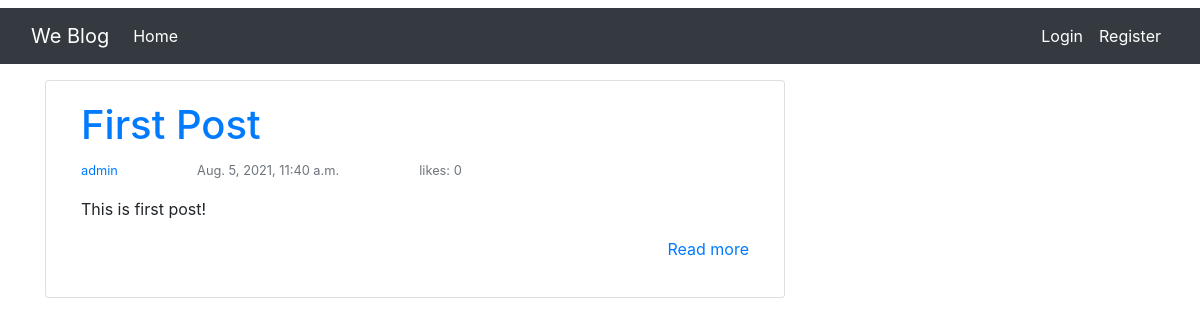
Before: /blog/post/ with the older database file.
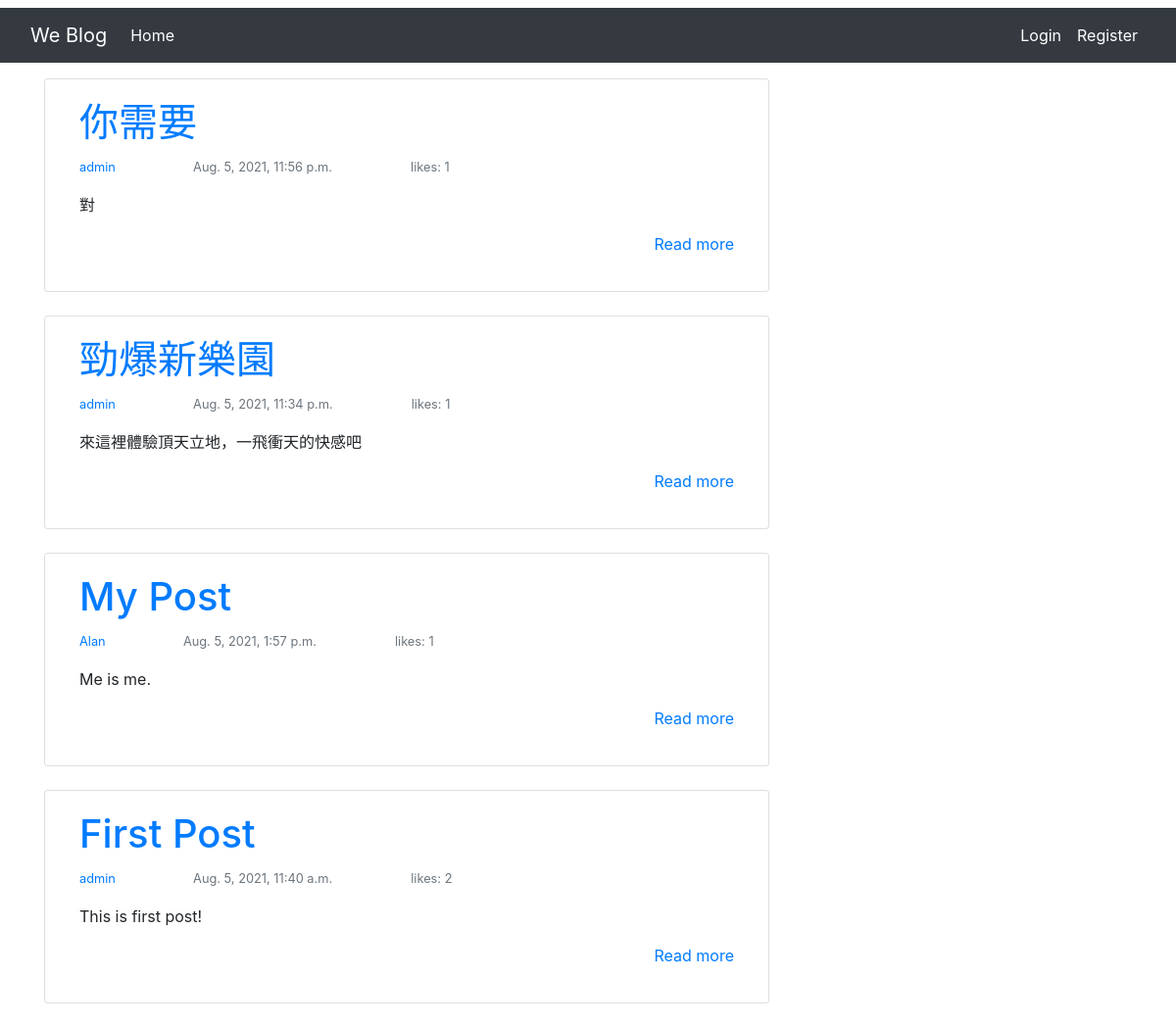
After: the same page with the newer database file.
### post/models.py (models this page shows, shortened)
class Post(models.Model):
    title = models.CharField(max_length=50, unique=True)
    uuid = models.UUIDField(default=uuid.uuid4, editable=False, unique=True)
    author = models.ForeignKey(
        User, on_delete=models.CASCADE, related_name="blog_posts"
    )
    updated_date = models.DateTimeField(auto_now=True)
    content = models.TextField()
    created_date = models.DateTimeField(auto_now_add=True)
    status = models.IntegerField(choices=STATUS, default=0)
    likes = models.ManyToManyField(User, related_name="blog_likes")
    class Meta:
        ordering = ["-created_date"]

### post/views.py (the view)
# urls.py: path("", PostListView.as_view(), name="post-list"),
class PostListView(ListView):
    template_name = "post/post_list.html"
    queryset = Post.objects.all()

### templates/post/post_list.html (shortened to what this page needs)
{% extends "base.html" %}
{% block content %}
    {% for post in post_list %}
        <div class="col-md-8 card mb-4  mt-3 left  top">
            <div class="card-body">
            <h1><a href="{% url 'post-detail' post.pk %}">{{ post.title }}</a></h1>
            <p class="text-muted">
                <small>
                    <a href="{% url 'user-profile' post.author.pk %}">{{ post.author }}</a>
                </small>
                <small style="margin-left: 2cm">{{ post.created_date }}</small>
                <small style="margin-left: 2cm">likes: {{ post.likes.all.count }}</small>
            </p>
            <p class="card-text">
                {{ post.content | slice:":100" | safe }}
            </p>
            <p style="text-align: right;">
                <a href="{% url 'post-detail' post.pk %}">Read more</a>
            </p>
            </div>
        </div>
    {% endfor %}
{% endblock %}

Changed rows visible on the page:
added Post: title "你需要", author "admin", created_date "Aug. 5, 2021, 11:56 p.m.", likes.all.count "1", content "對"
added Post: title "勁爆新樂園", author "admin", created_date "Aug. 5, 2021, 11:34 p.m.", likes.all.count "1", content "來這裡體驗頂天立地，一飛衝天的快感吧"
added Post: title "My Post", author "Alan", created_date "Aug. 5, 2021, 1:57 p.m.", likes.all.count "1", content "Me is me."
changed Post "First Post": likes.all.count "0" → "2"
